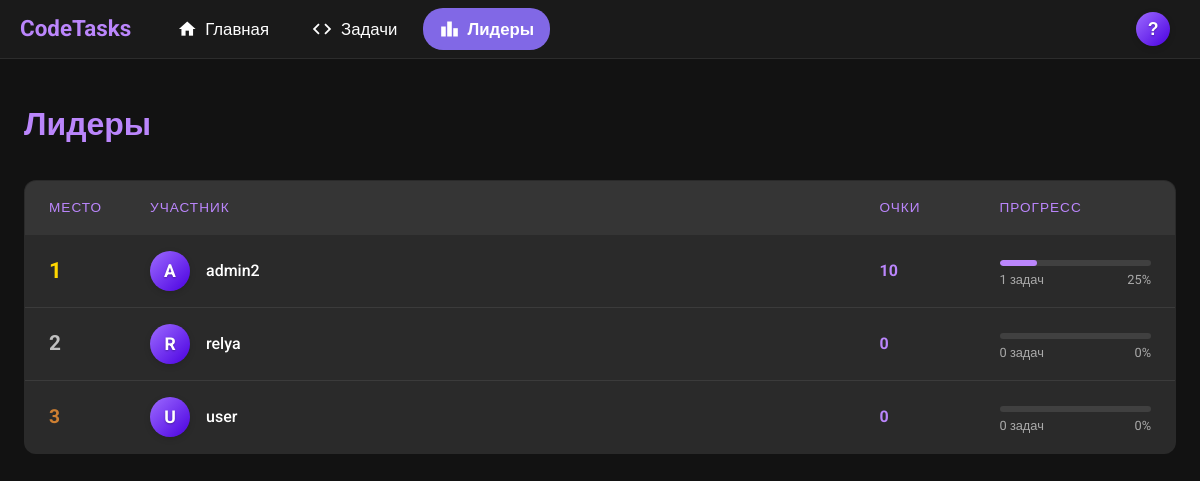
The app's page /leaders/, older data.
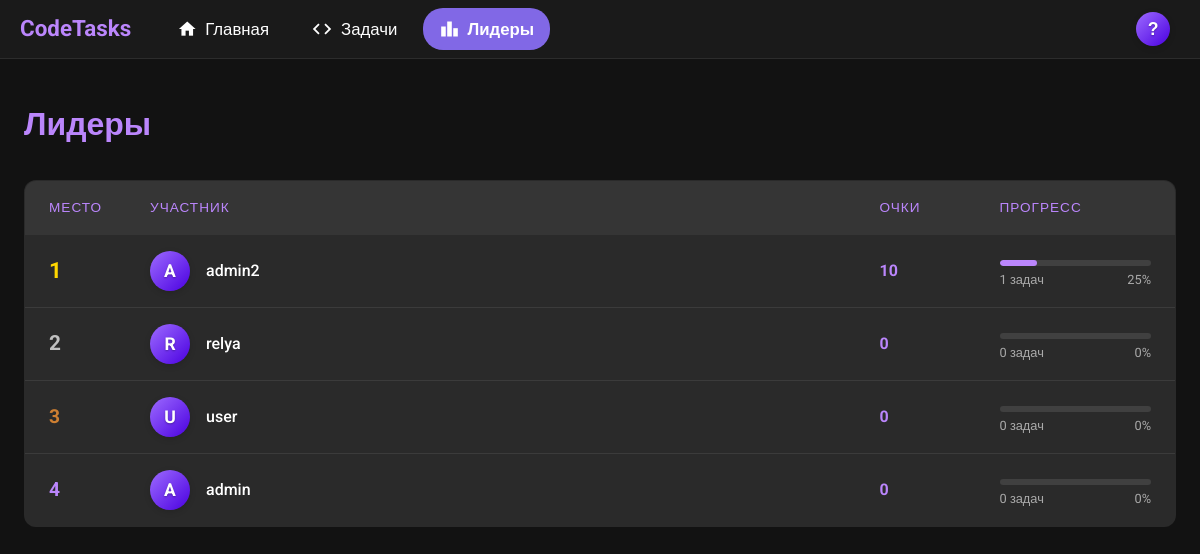
The same page, newer data.
### app/models.py (models this page shows, shortened)
class UserProfile(models.Model):
    resolved_task_count = models.IntegerField(default=0)
    points = models.IntegerField(default=0)
    badges = models.ManyToManyField(Badge, blank=True)
    user_picture = models.ImageField(upload_to="avatars/")
    user = models.OneToOneField(User, on_delete=models.CASCADE)

### app/views.py (the view)
# urls.py: path("leaders/", views.leaders, name="leaders"),
def leaders(request):
    leaders_list = UserProfile.objects.all().order_by("-points")
    total_tasks = Task.objects.count()
    context = {"leaders": leaders_list, "total_tasks": total_tasks}
    return render(request, "leaders.html", context)

### templates/leaders.html (shortened to what this page needs)
{% extends 'base.html' %}
{% block content %}
    <div class="page-header">
        <h1 class="page-title">Лидеры</h1>
    </div>
    <div class="leaders-container">
        <table class="leaderboard">
            <thead>
            <tr>
                <th width="60">Место</th>
                <th>Участник</th>
                <th width="120">Очки</th>
                <th width="200">Прогресс</th>
            </tr>
            </thead>
            <tbody>
            {% for leader in leaders %}
                <tr class="{% if forloop.counter == 1 %}first-place{% elif forloop.counter == 2 %}second-place{% elif forloop.counter == 3 %}third-place{% endif %}">
                    <td class="leader-rank">
                        {{ forloop.counter }}
                    </td>
                    <td>
                        <a href="{% url 'profile' leader.user.username %}" class="leader-avatar">
                            <div class="avatar"
                                 style="background: linear-gradient(135deg, {{ leader.color1|default:'#9d6bff' }}, {{ leader.color2|default:'#4a00e0' }});">
                                {{ leader.user.username.0|upper }}
                            </div>
                            <span class="leader-username">{{ leader.user.username }}</span>
                        </a>
                    </td>
                    <td class="leader-points">{{ leader.points }}</td>
                    <td>
                        <div class="progress-bar">
                            <div class="progress-fill"
                                 style="width: {% widthratio leader.resolved_task_count total_tasks 100 %}%"></div>
                        </div>
                        <div class="progress-info">
                            <span>{{ leader.resolved_task_count }} задач</span>
                            <span>{% widthratio leader.resolved_task_count total_tasks 100 %}%</span>
                        </div>
                    </td>
                </tr>
            {% empty %}
                <tr>
                    <td colspan="4" style="text-align: center; padding: 30px;">
                        Пока нет лидеров
                    </td>
                </tr>
            {% endfor %}
            </tbody>
        </table>
    </div>
{% endblock %}

Row changes from the older to the newer data that the page shows:
added UserProfile: user.username.0 "A", user.username "admin", points "0", resolved_task_count "0"
